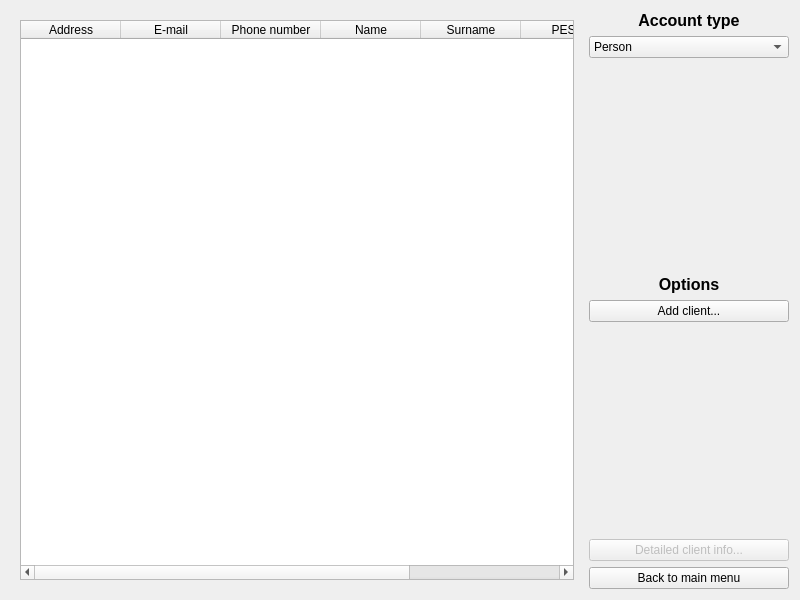
<?xml version="1.0" encoding="UTF-8"?>
<ui version="4.0">
 <class>ClientsWidget</class>
 <widget class="QWidget" name="ClientsWidget">
  <property name="geometry">
   <rect>
    <x>0</x>
    <y>0</y>
    <width>800</width>
    <height>600</height>
   </rect>
  </property>
  <property name="windowTitle">
   <string>Form</string>
  </property>
  <layout class="QHBoxLayout" name="horizontalLayout">
   <item>
    <widget class="QStackedWidget" name="table_stack">
     <property name="currentIndex">
      <number>0</number>
     </property>
     <widget class="QWidget" name="people_page">
      <layout class="QVBoxLayout" name="verticalLayout">
       <item>
        <widget class="QTableWidget" name="people_table">
         <property name="autoScroll">
          <bool>false</bool>
         </property>
         <property name="editTriggers">
          <set>QAbstractItemView::NoEditTriggers</set>
         </property>
         <property name="tabKeyNavigation">
          <bool>false</bool>
         </property>
         <property name="alternatingRowColors">
          <bool>true</bool>
         </property>
         <property name="selectionMode">
          <enum>QAbstractItemView::SingleSelection</enum>
         </property>
         <property name="selectionBehavior">
          <enum>QAbstractItemView::SelectRows</enum>
         </property>
         <column>
          <property name="text">
           <string>Address</string>
          </property>
         </column>
         <column>
          <property name="text">
           <string>E-mail</string>
          </property>
         </column>
         <column>
          <property name="text">
           <string>Phone number</string>
          </property>
         </column>
         <column>
          <property name="text">
           <string>Name</string>
          </property>
         </column>
         <column>
          <property name="text">
           <string>Surname</string>
          </property>
         </column>
         <column>
          <property name="text">
           <string>PESEL</string>
          </property>
         </column>
         <column>
          <property name="text">
           <string>Sex</string>
          </property>
         </column>
        </widget>
       </item>
      </layout>
     </widget>
     <widget class="QWidget" name="companies_page">
      <layout class="QVBoxLayout" name="verticalLayout_2">
       <item>
        <widget class="QTableWidget" name="companies_table">
         <property name="autoScroll">
          <bool>false</bool>
         </property>
         <property name="editTriggers">
          <set>QAbstractItemView::NoEditTriggers</set>
         </property>
         <property name="tabKeyNavigation">
          <bool>false</bool>
         </property>
         <property name="alternatingRowColors">
          <bool>true</bool>
         </property>
         <property name="selectionMode">
          <enum>QAbstractItemView::SingleSelection</enum>
         </property>
         <property name="selectionBehavior">
          <enum>QAbstractItemView::SelectRows</enum>
         </property>
         <property name="sortingEnabled">
          <bool>true</bool>
         </property>
         <attribute name="horizontalHeaderDefaultSectionSize">
          <number>110</number>
         </attribute>
         <attribute name="horizontalHeaderStretchLastSection">
          <bool>true</bool>
         </attribute>
         <column>
          <property name="text">
           <string>Address</string>
          </property>
         </column>
         <column>
          <property name="text">
           <string>E-mail</string>
          </property>
         </column>
         <column>
          <property name="text">
           <string>Phone number</string>
          </property>
         </column>
         <column>
          <property name="text">
           <string>Name</string>
          </property>
         </column>
         <column>
          <property name="text">
           <string>NIP</string>
          </property>
         </column>
        </widget>
       </item>
      </layout>
     </widget>
    </widget>
   </item>
   <item>
    <layout class="QVBoxLayout" name="options_section">
     <item>
      <widget class="QLabel" name="account_type_label">
       <property name="font">
        <font>
         <pointsize>12</pointsize>
         <weight>75</weight>
         <bold>true</bold>
        </font>
       </property>
       <property name="text">
        <string>Account type</string>
       </property>
       <property name="alignment">
        <set>Qt::AlignCenter</set>
       </property>
      </widget>
     </item>
     <item>
      <widget class="QComboBox" name="account_type_combo">
       <item>
        <property name="text">
         <string>Person</string>
        </property>
       </item>
       <item>
        <property name="text">
         <string>Company</string>
        </property>
       </item>
      </widget>
     </item>
     <item>
      <spacer name="verticalSpacer">
       <property name="orientation">
        <enum>Qt::Vertical</enum>
       </property>
       <property name="sizeHint" stdset="0">
        <size>
         <width>20</width>
         <height>40</height>
        </size>
       </property>
      </spacer>
     </item>
     <item>
      <widget class="QLabel" name="options_label">
       <property name="minimumSize">
        <size>
         <width>200</width>
         <height>0</height>
        </size>
       </property>
       <property name="font">
        <font>
         <pointsize>12</pointsize>
         <weight>75</weight>
         <bold>true</bold>
        </font>
       </property>
       <property name="text">
        <string>Options</string>
       </property>
       <property name="alignment">
        <set>Qt::AlignCenter</set>
       </property>
      </widget>
     </item>
     <item>
      <widget class="QPushButton" name="add_account_button">
       <property name="text">
        <string>Add client...</string>
       </property>
      </widget>
     </item>
     <item>
      <spacer name="options_spacer">
       <property name="orientation">
        <enum>Qt::Vertical</enum>
       </property>
       <property name="sizeHint" stdset="0">
        <size>
         <width>20</width>
         <height>40</height>
        </size>
       </property>
      </spacer>
     </item>
     <item>
      <widget class="QPushButton" name="account_info_button">
       <property name="enabled">
        <bool>false</bool>
       </property>
       <property name="text">
        <string>Detailed client info...</string>
       </property>
      </widget>
     </item>
     <item>
      <widget class="QPushButton" name="menu_button">
       <property name="text">
        <string>Back to main menu</string>
       </property>
      </widget>
     </item>
    </layout>
   </item>
  </layout>
 </widget>
 <resources/>
 <connections>
  <connection>
   <sender>account_type_combo</sender>
   <signal>currentIndexChanged(int)</signal>
   <receiver>table_stack</receiver>
   <slot>setCurrentIndex(int)</slot>
   <hints>
    <hint type="sourcelabel">
     <x>628</x>
     <y>51</y>
    </hint>
    <hint type="destinationlabel">
     <x>571</x>
     <y>12</y>
    </hint>
   </hints>
  </connection>
 </connections>
</ui>
